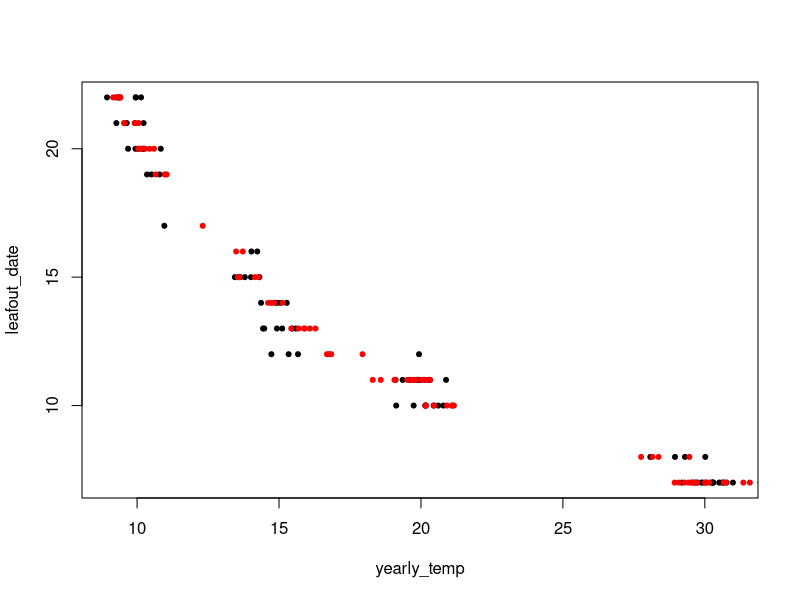
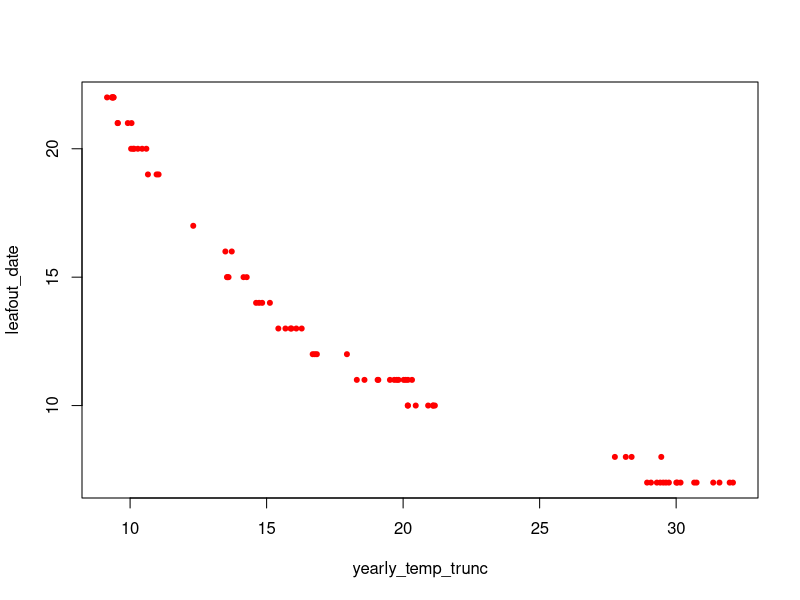
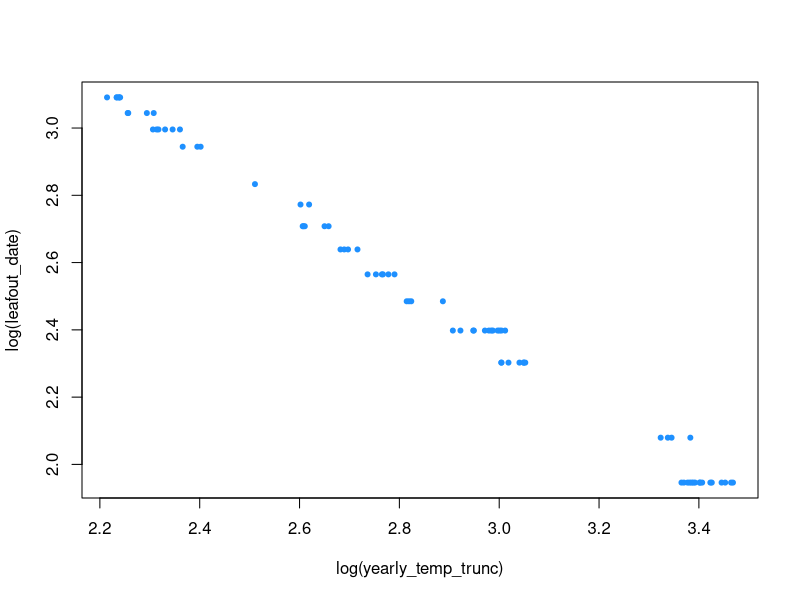
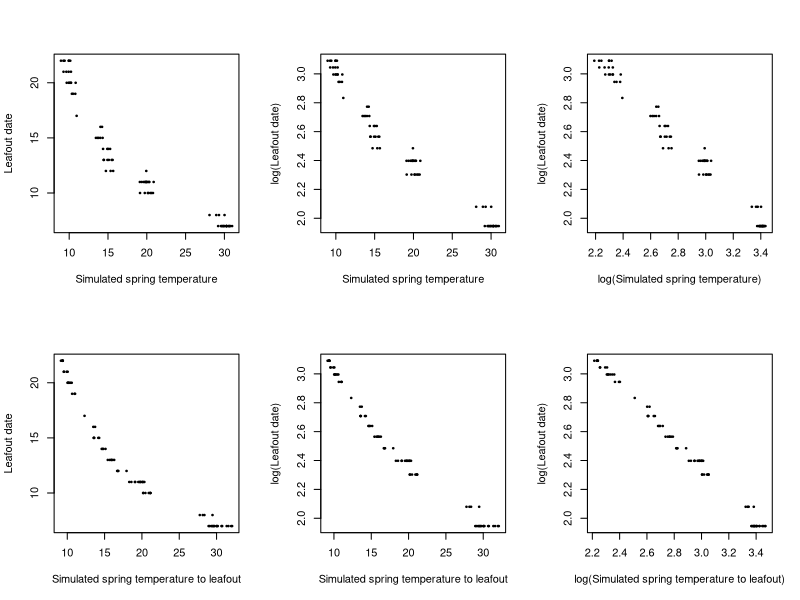

The R source for these figures, in order: (Note: this script raises an error after producing the figures.)
## Started 18 December 2019 ##
## Code by Jonathan Auerbach (and Andrew Gelman some) ##
## All comments by Lizzie ##

## Quick simulation of the declining sensitivities problem ##

# First, build up some simulated climate and leafout (after 200 GDD) data
yearly_expected_temp <- c(rep(0,20), rep(5,20), rep(10,20)) # create holder for three sets of temps, 20 per set (note, these are bigger than we have done -- we have done 1 to 7 degrees, this does 0, 5 and 10 degrees)

# Or, do 4 sets ... (Lizzie added this next line)
yearly_expected_temp <- c(rep(0,20), rep(5,20), rep(10,20), rep(20, 20)) 
daily_temp <- sapply(yearly_expected_temp, function(x) rnorm(30, 10 + x, 4)) # now make some simple daily temps
# daily_temp <- sapply(yearly_expected_temp, function(x) rnorm(30, 10 + x, (4+x))) # Lizzie added
leafout_date <- sapply(1:ncol(daily_temp), function(x) min(which(cumsum(daily_temp[,x]) > 200))) # set leafout date as whenever 200 GDD is reached
yearly_temp <- colMeans(daily_temp) # estimate the mean temp of each simulated dataset

yearly_temp_trunc <- sapply(1:ncol(daily_temp), function(x) mean(daily_temp[1:leafout_date[x], x])) # estimate the mean temp of each simulated dataset only until leafout 

plot(yearly_temp, leafout_date, pch=20)
points(yearly_temp_trunc, leafout_date, pch=20, col = "red")

plot(yearly_temp_trunc, leafout_date, pch=20, col = "red")

# Lizzie added all of the below
cexhere <- 0.5
setwd("~/Documents/git/projects/treegarden/decsens/analyses")
plot(log(yearly_temp_trunc), log(leafout_date), pch=20, col = "dodgerblue") 
pdf(file.path("figures/simslogging.pdf"), width = 9, height = 5)
par(mfrow=c(2,3))
plot(yearly_temp, leafout_date, pch=20, xlab="Simulated spring temperature",
    ylab="Leafout date", main="", cex=cexhere)
plot(yearly_temp, log(leafout_date), pch=20, xlab="Simulated spring temperature",
    ylab="log(Leafout date)", main="", cex=cexhere)
plot(log(yearly_temp), log(leafout_date), pch=20, xlab="log(Simulated spring temperature)",
     ylab="log(Leafout date)", main="", cex=cexhere)
plot(yearly_temp_trunc, leafout_date, pch=20, xlab="Simulated spring temperature to leafout",
     ylab="Leafout date", main="", cex=cexhere)
plot(yearly_temp_trunc, log(leafout_date), pch=20, xlab="Simulated spring temperature to leafout",
     ylab="log(Leafout date)", main="", cex=cexhere)
plot(log(yearly_temp_trunc), log(leafout_date), pch=20, xlab="log(Simulated spring temperature to leafout)",
     ylab="log(Leafout date)", main="", cex=cexhere)
dev.off()


## From Jonathan's email (5 April 2020) ##

#part 1
data <- data.frame(leaf_date = numeric(0),
                   cum_temp  = numeric(0),
                   mean_temp = numeric(0),
                   threshold = numeric(0),
                   delta     = numeric(0))

threshold <- 1000
for(delta in c(5, 10, 15, 20)) {
  for(sim in 1:1000) {
    temp <- delta * (1:100) + rnorm(100, 0, 50)
    leaf_date <- which.min(cumsum(temp) < threshold)
    cum_temp <- sum(temp[1:leaf_date])
    mean_temp <- mean(temp[1:leaf_date])
    data <- rbind(data, data.frame(leaf_date, cum_temp, mean_temp, threshold, delta))
  }
}

sapply(unique(data$delta), function(i) sd(data$leaf_date[data$delta == i]))
MASS::boxcox(lm(leaf_date ~ cum_temp, data))

#part 2
library(ggplot2)
ggplot() +
  aes(mean_temp, leaf_date) + # leaf ~ temp
  geom_point(data = data) +
  theme_bw() +
  geom_smooth(method = "lm", color = "blue", fullrange = TRUE,
              data = data[data$mean_temp < 100, ]) +
  geom_smooth(method = "glm", formula = y~log(x), color = "red",
              fullrange=TRUE,
              method.args = list(family = gaussian(link = 'log')),
              data = data[data$mean_temp < 100, ]) +
  coord_cartesian(ylim = c(5, 30), xlim = c(30, 160)) # coord_cartesian

ggplot() +
  aes(leaf_date, mean_temp) + # temp ~ leaf
  geom_point(data = data) +
  theme_bw() +
  geom_smooth(method = "lm", color = "blue", fullrange = TRUE,
              data = data[data$mean_temp < 100, ]) +
  geom_smooth(method = "glm", formula = y~log(x), color = "red",
              fullrange=TRUE,
              method.args = list(family = gaussian(link = 'log')),
              data = data[data$mean_temp < 100, ]) +
  coord_flip(xlim = c(5, 30), ylim = c(30, 160)) # coord_flip

# below is identical to the one above ... 
ggplot() +
  aes(leaf_date, mean_temp) + # temp ~ leaf
  geom_point(data = data) +
  theme_bw() +
  geom_smooth(method = "lm", color = "blue", fullrange = TRUE,
              data = data[data$mean_temp < 100, ]) +
  geom_smooth(method = "glm", formula = y~log(x), color = "red",
              fullrange=TRUE,
              method.args = list(family = gaussian(link = 'log')),
              data = data[data$mean_temp < 100, ]) +
  coord_flip(xlim = c(5, 30), ylim = c(30, 160)) # coord_flip




ggplot() +
  aes(leaf_date, mean_temp) + # temp ~ leaf
  geom_point(data = data) +
  theme_bw() +
  geom_smooth(method = "lm", color = "blue", fullrange = TRUE,
              data = data[data$mean_temp < 100, ]) +
      geom_smooth(method = "glm", formula = y~log(x), color = "red",
              fullrange=TRUE,
              method.args = list(family = gaussian(link = 'log')),
              data = data[data$mean_temp < 100, ]) +
  geom_smooth(method = "glm", formula = log(y)~log(x), color = "green",
              fullrange=TRUE,
              method.args = list(family = gaussian(link = 'log')),
              data = data[data$mean_temp < 100, ]) +
  coord_flip(xlim = c(5, 30), ylim = c(30, 160)) # coord_flip
